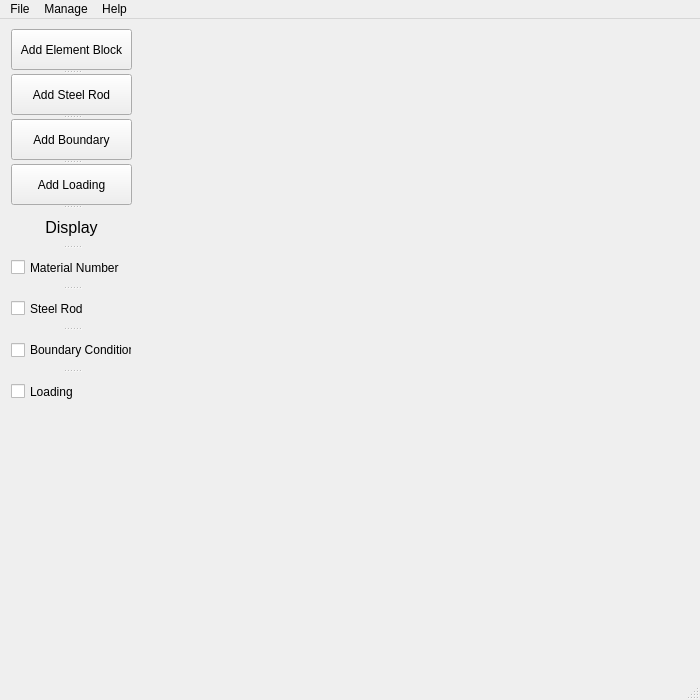
<?xml version="1.0" encoding="UTF-8"?>
<ui version="4.0">
 <class>MainWindow</class>
 <widget class="QMainWindow" name="MainWindow">
  <property name="geometry">
   <rect>
    <x>0</x>
    <y>0</y>
    <width>700</width>
    <height>700</height>
   </rect>
  </property>
  <property name="sizePolicy">
   <sizepolicy hsizetype="Expanding" vsizetype="Expanding">
    <horstretch>0</horstretch>
    <verstretch>0</verstretch>
   </sizepolicy>
  </property>
  <property name="windowTitle">
   <string>MainWindow</string>
  </property>
  <property name="layoutDirection">
   <enum>Qt::LeftToRight</enum>
  </property>
  <widget class="QWidget" name="centralwidget">
   <property name="sizePolicy">
    <sizepolicy hsizetype="Expanding" vsizetype="Expanding">
     <horstretch>0</horstretch>
     <verstretch>0</verstretch>
    </sizepolicy>
   </property>
   <widget class="QSplitter" name="splitter">
    <property name="geometry">
     <rect>
      <x>11</x>
      <y>10</y>
      <width>121</width>
      <height>381</height>
     </rect>
    </property>
    <property name="sizePolicy">
     <sizepolicy hsizetype="Fixed" vsizetype="Expanding">
      <horstretch>0</horstretch>
      <verstretch>0</verstretch>
     </sizepolicy>
    </property>
    <property name="orientation">
     <enum>Qt::Vertical</enum>
    </property>
    <widget class="QPushButton" name="pushButton_block">
     <property name="sizePolicy">
      <sizepolicy hsizetype="Expanding" vsizetype="Expanding">
       <horstretch>0</horstretch>
       <verstretch>0</verstretch>
      </sizepolicy>
     </property>
     <property name="text">
      <string>Add Element Block</string>
     </property>
    </widget>
    <widget class="QPushButton" name="pushButton_steel">
     <property name="sizePolicy">
      <sizepolicy hsizetype="Expanding" vsizetype="Expanding">
       <horstretch>0</horstretch>
       <verstretch>0</verstretch>
      </sizepolicy>
     </property>
     <property name="text">
      <string>Add Steel Rod</string>
     </property>
    </widget>
    <widget class="QPushButton" name="pushButton_bc">
     <property name="sizePolicy">
      <sizepolicy hsizetype="Expanding" vsizetype="Expanding">
       <horstretch>0</horstretch>
       <verstretch>0</verstretch>
      </sizepolicy>
     </property>
     <property name="text">
      <string>Add Boundary</string>
     </property>
    </widget>
    <widget class="QPushButton" name="pushButton_load">
     <property name="sizePolicy">
      <sizepolicy hsizetype="Expanding" vsizetype="Expanding">
       <horstretch>0</horstretch>
       <verstretch>0</verstretch>
      </sizepolicy>
     </property>
     <property name="text">
      <string>Add Loading</string>
     </property>
    </widget>
    <widget class="QLabel" name="label">
     <property name="font">
      <font>
       <pointsize>12</pointsize>
      </font>
     </property>
     <property name="text">
      <string>Display</string>
     </property>
     <property name="alignment">
      <set>Qt::AlignCenter</set>
     </property>
    </widget>
    <widget class="QCheckBox" name="checkBox_matno">
     <property name="sizePolicy">
      <sizepolicy hsizetype="Expanding" vsizetype="Expanding">
       <horstretch>0</horstretch>
       <verstretch>0</verstretch>
      </sizepolicy>
     </property>
     <property name="text">
      <string>Material Number</string>
     </property>
    </widget>
    <widget class="QCheckBox" name="checkBox_steel">
     <property name="sizePolicy">
      <sizepolicy hsizetype="Expanding" vsizetype="Expanding">
       <horstretch>0</horstretch>
       <verstretch>0</verstretch>
      </sizepolicy>
     </property>
     <property name="text">
      <string>Steel Rod</string>
     </property>
    </widget>
    <widget class="QCheckBox" name="checkBox_bc">
     <property name="sizePolicy">
      <sizepolicy hsizetype="Expanding" vsizetype="Expanding">
       <horstretch>0</horstretch>
       <verstretch>0</verstretch>
      </sizepolicy>
     </property>
     <property name="text">
      <string>Boundary Condition</string>
     </property>
    </widget>
    <widget class="QCheckBox" name="checkBox_load">
     <property name="sizePolicy">
      <sizepolicy hsizetype="Expanding" vsizetype="Expanding">
       <horstretch>0</horstretch>
       <verstretch>0</verstretch>
      </sizepolicy>
     </property>
     <property name="text">
      <string>Loading</string>
     </property>
    </widget>
   </widget>
   <widget class="QWidget" name="verticalLayoutWidget">
    <property name="geometry">
     <rect>
      <x>140</x>
      <y>10</y>
      <width>551</width>
      <height>641</height>
     </rect>
    </property>
    <layout class="QVBoxLayout" name="verticalLayout">
     <property name="sizeConstraint">
      <enum>QLayout::SetDefaultConstraint</enum>
     </property>
    </layout>
   </widget>
  </widget>
  <widget class="QMenuBar" name="menubar">
   <property name="geometry">
    <rect>
     <x>0</x>
     <y>0</y>
     <width>700</width>
     <height>22</height>
    </rect>
   </property>
   <widget class="QMenu" name="menuFile">
    <property name="title">
     <string>File</string>
    </property>
    <addaction name="actionNew"/>
    <addaction name="actionSave"/>
    <addaction name="actionSave_As"/>
    <addaction name="actionImport"/>
    <addaction name="actionExport"/>
    <addaction name="actionExit"/>
   </widget>
   <widget class="QMenu" name="menuManage">
    <property name="title">
     <string>Manage</string>
    </property>
    <addaction name="actionElement_Block"/>
    <addaction name="actionMaterial"/>
    <addaction name="actionSteel"/>
    <addaction name="actionBoundary_Condition"/>
    <addaction name="actionLoading"/>
   </widget>
   <widget class="QMenu" name="menuHelp">
    <property name="title">
     <string>Help</string>
    </property>
    <addaction name="actionAbout"/>
    <addaction name="actionContact_Us"/>
   </widget>
   <addaction name="menuFile"/>
   <addaction name="menuManage"/>
   <addaction name="menuHelp"/>
  </widget>
  <widget class="QStatusBar" name="statusbar"/>
  <action name="actionAbout">
   <property name="text">
    <string>About</string>
   </property>
  </action>
  <action name="actionElement_Block">
   <property name="text">
    <string>Element Block</string>
   </property>
  </action>
  <action name="actionMaterial">
   <property name="text">
    <string>Material</string>
   </property>
  </action>
  <action name="actionSteel">
   <property name="text">
    <string>Steel</string>
   </property>
  </action>
  <action name="actionBoundary_Condition">
   <property name="text">
    <string>Boundary Condition</string>
   </property>
  </action>
  <action name="actionLoading">
   <property name="text">
    <string>Loading </string>
   </property>
  </action>
  <action name="actionContact_Us">
   <property name="text">
    <string>Contact Us</string>
   </property>
  </action>
  <action name="actionNew">
   <property name="text">
    <string>New</string>
   </property>
  </action>
  <action name="actionSave">
   <property name="text">
    <string>Save</string>
   </property>
  </action>
  <action name="actionSave_As">
   <property name="text">
    <string>Save As</string>
   </property>
  </action>
  <action name="actionImport">
   <property name="text">
    <string>Import</string>
   </property>
  </action>
  <action name="actionExport">
   <property name="text">
    <string>Export</string>
   </property>
  </action>
  <action name="actionExit">
   <property name="text">
    <string>Exit</string>
   </property>
  </action>
 </widget>
 <resources/>
 <connections/>
</ui>
